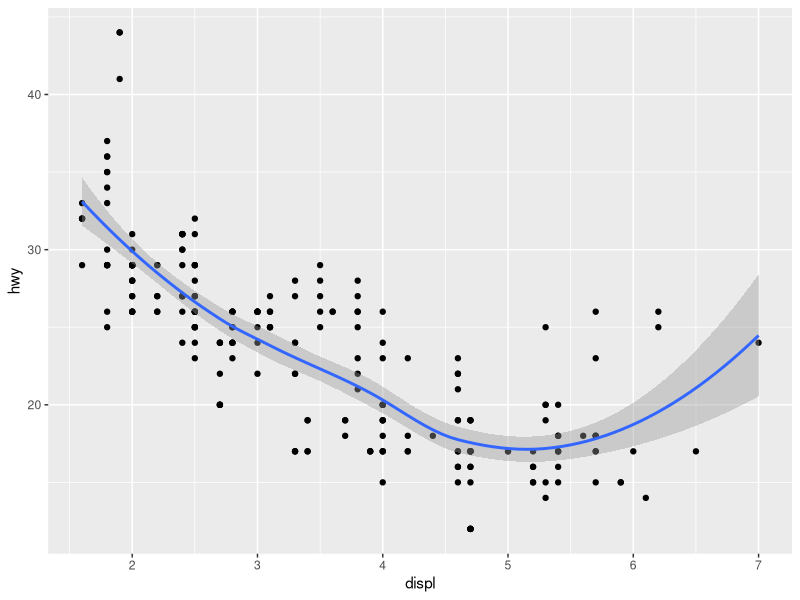
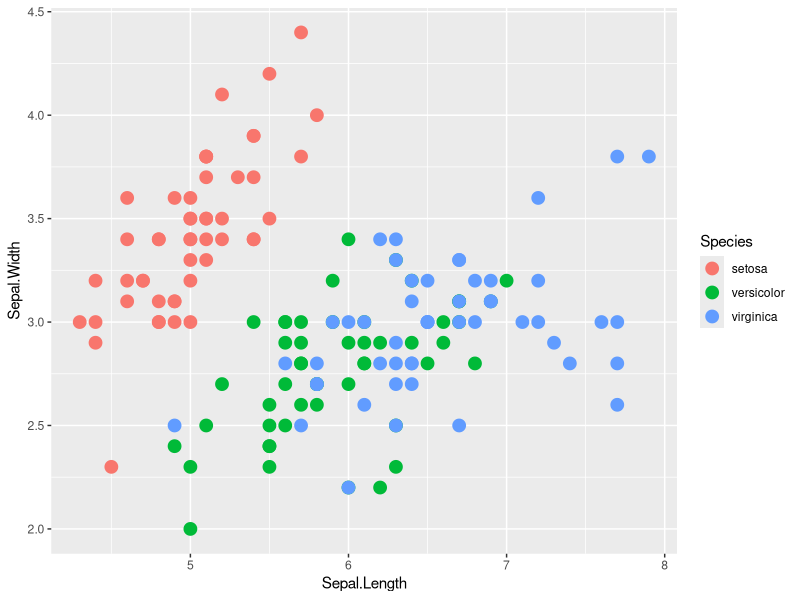
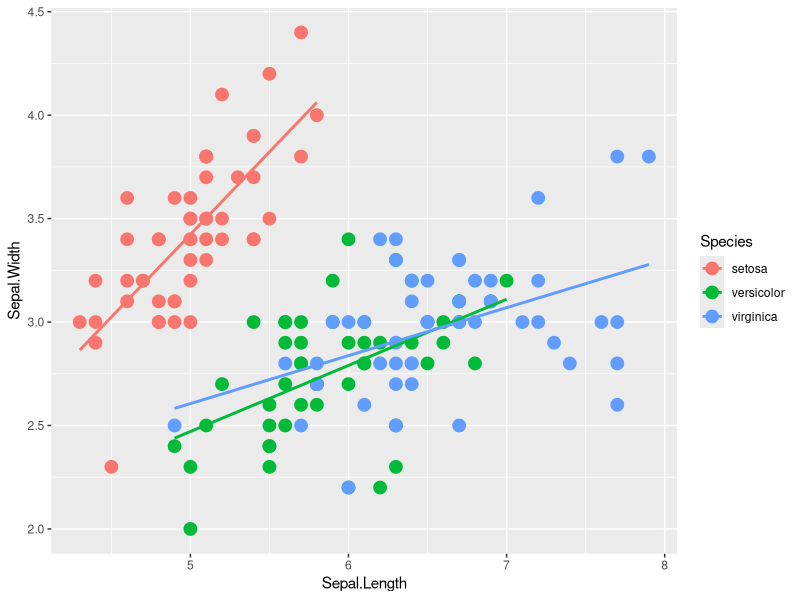
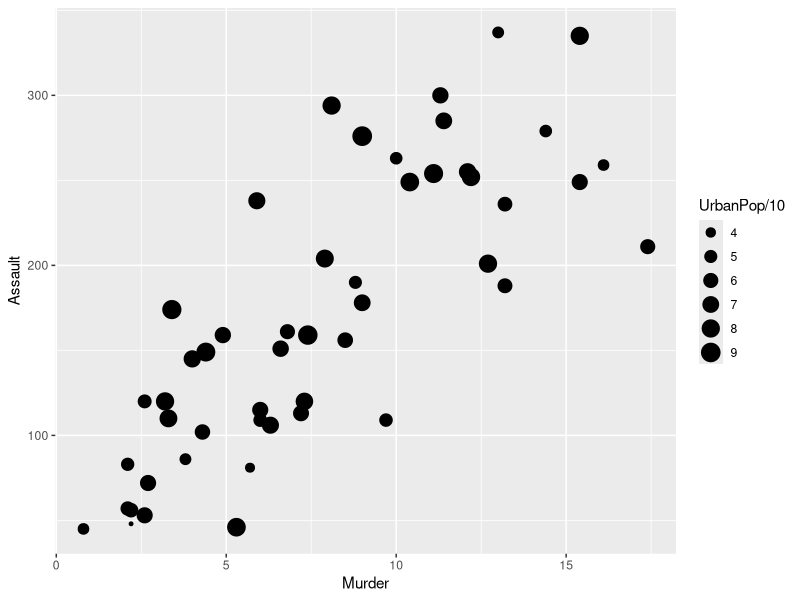
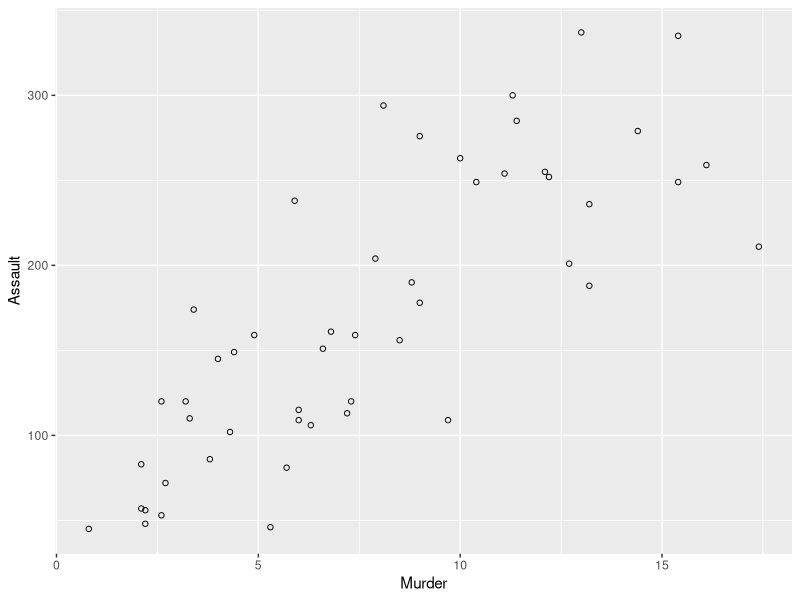
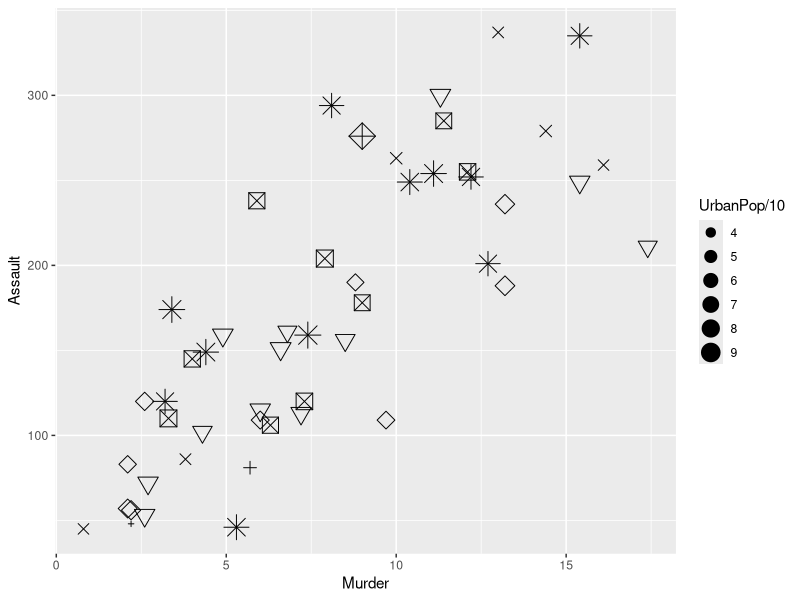
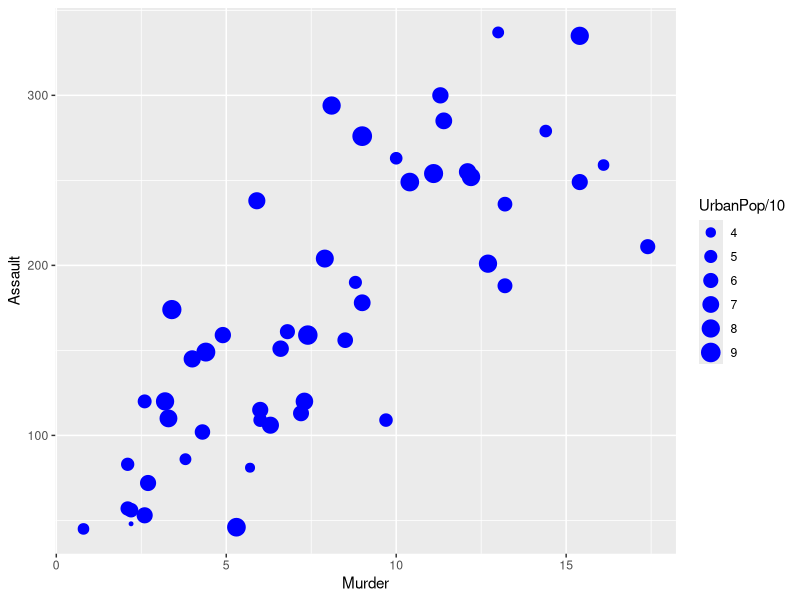
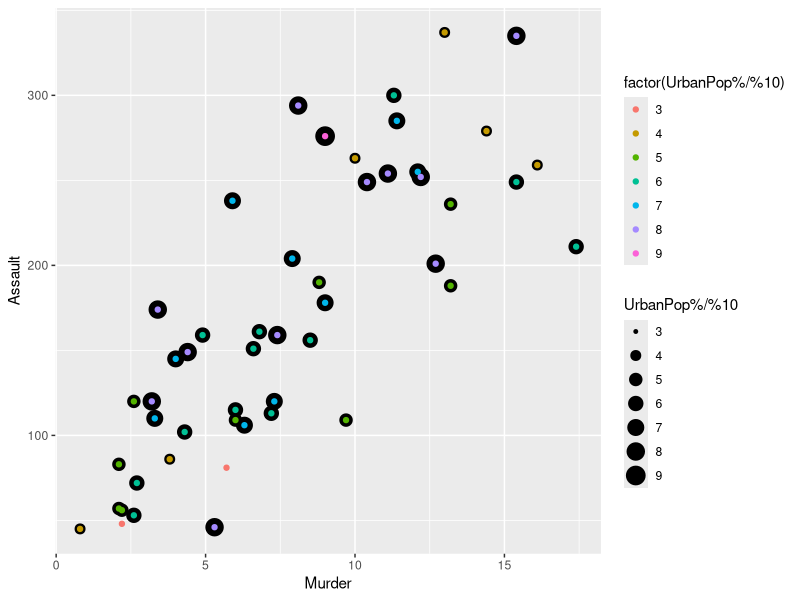

The R source for these figures, in order:
## ggplot2

install.packages("ggplot2")

library(ggplot2)

## 산점도 (Scatter Plot)
ggplot(mpg, aes(displ, hwy)) +
  geom_point() +
  geom_smooth()

p <- ggplot(iris, aes(Sepal.Length, Sepal.Width, color=Species)) +
  geom_point(size=4)
print(p)

p <- ggplot(iris, aes(Sepal.Length, Sepal.Width, color=Species)) +
  geom_point(size=4) +
  geom_smooth(method="lm", se=FALSE)
print(p)

# 산점도 (Scatter Plot)
p <- ggplot(USArrests, aes(Murder, Assault))
p + geom_point(aes(size = UrbanPop/10))

p + geom_point(shape = 1)

p + geom_point(aes(size = UrbanPop/10), shape = USArrests$UrbanPop/10)

p + geom_point(aes(size = UrbanPop/10), colour = "blue")

p + geom_point(aes(size = UrbanPop%/%10)) +
  geom_point(aes(colour = factor(UrbanPop%/%10)))

## 선도표 (Line Plot)
p <- ggplot(airquality)

p + geom_line(aes(Day, Ozone))

library(dplyr)
#install.packages("lubridate")
library(lubridate)
airquality2 <- airquality %>% 
  mutate(dd = ymd(paste("1999", Month, Day, sep = "-")))

p <- ggplot(airquality2, aes(x = dd))

p + geom_line(aes(y = Ozone))

p + geom_line(aes(y = Ozone)) +
  geom_line(aes(y = Solar.R))

p + geom_line(aes(y = Ozone)) +
  geom_line(aes(y = Solar.R), colour = "blue")

# 선도표 (Line Plot)
library(tidyr)
airquality3 <- airquality2 %>% 
  gather(key = key, value = value, Ozone, Solar.R)

p <- ggplot(airquality3, aes(dd, value))
p + geom_line()

p <- ggplot(airquality3, aes(dd, value, group = key, color = key))
p + geom_line()

p + geom_line() + facet_wrap(~key, ncol = 1)


## 막대 그래프 (Bar Plot)
p <- ggplot(chickwts, aes(feed))

p + geom_bar()

p + geom_bar(aes(weight = weight))

chickwts2 <- chickwts %>% 
  group_by(feed) %>% 
  summarise(weight = mean(weight))

p <- ggplot(chickwts2, aes(feed, weight))

p + geom_col()

# 막대 그래프 (Bar Plot)
iris2 <- iris %>% 
  group_by(Species) %>% 
  summarise(Sepal.Length = mean(Sepal.Length),
            Sepal.Width = mean(Sepal.Width),
            Petal.Length = mean(Petal.Length),
            Petal.Width = mean(Petal.Width)) %>% 
  gather(key = key, value = value, Sepal.Length, Sepal.Width, Petal.Length, Petal.Width)

p <- ggplot(iris2, aes(key, value, fill = Species))
p + geom_col(position = "dodge")
p + geom_col(position = "dodge") + coord_flip()
p + geom_col(position = "dodge") + facet_wrap(~Species, ncol = 1)
